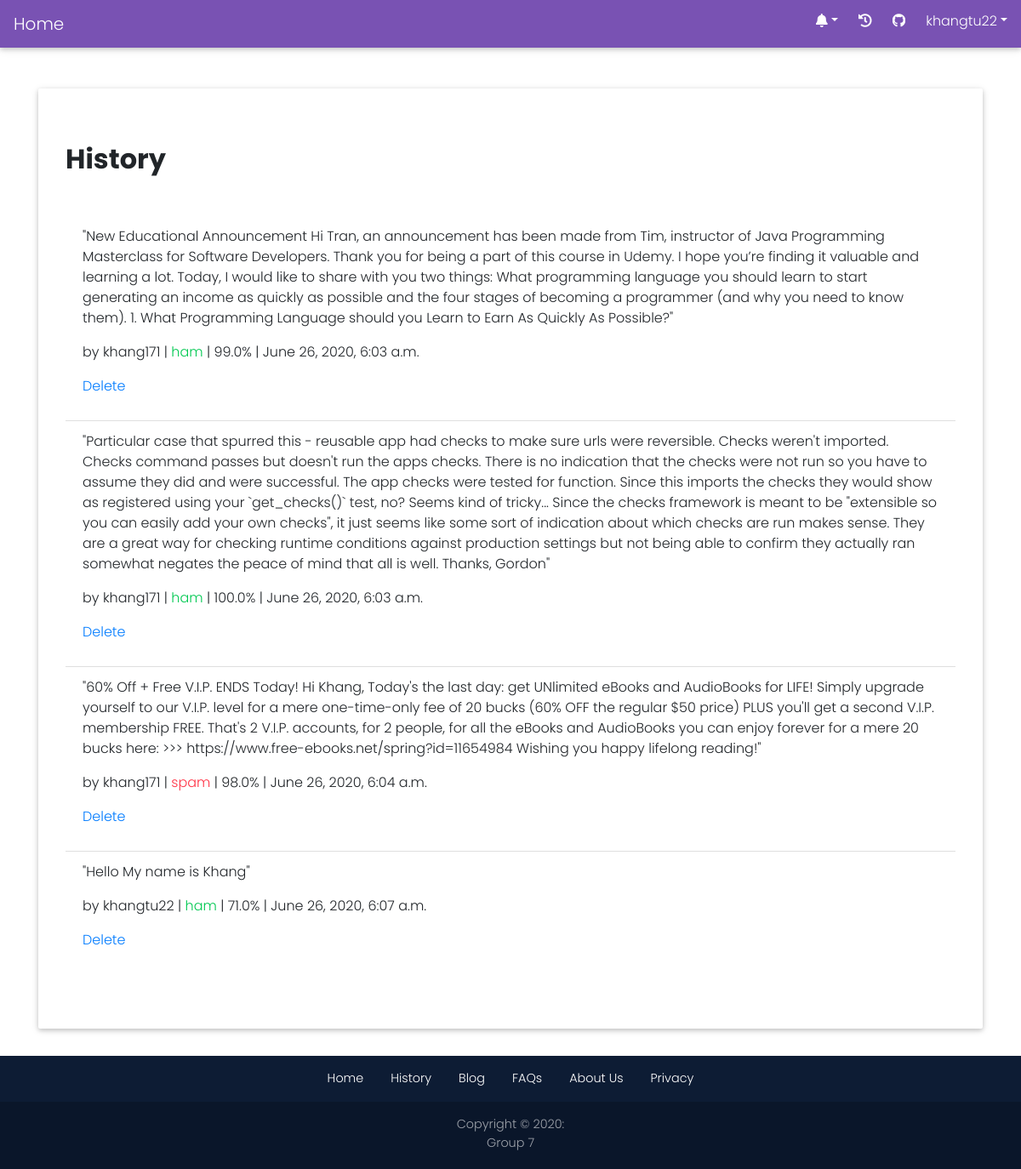
Screenshot of /history/ (signed in) with the database file from the repository.
### users/models.py (models this page shows)
class CustomUser(AbstractUser):
    objects = CustomUserManager()

### spam_email/models.py (models this page shows, shortened)
class Email(models.Model):
    content = models.TextField()
    result = models.CharField(max_length=100)
    accuracy = models.CharField(max_length=100)
    last_updated = models.DateTimeField(auto_now=True)
    author = models.ForeignKey(
        get_user_model(),
        on_delete=models.CASCADE,
        related_name='+',
        default='1',
    )

### spam_email/views.py (the view)
# urls.py: path('history/', HistoryView.as_view(), name='history'),
class HistoryView(LoginRequiredMixin, ListView):
    model = Email
    template_name = 'history.html'
    login_url = 'login'

### templates/history.html
{% extends 'base.html' %}
{% block content %}
    <div class="jumbotron mt-5">
        <h2 style="font-weight: bold">History</h2>
        <ul class="list-group list-group-flush mt-5">
            {% for email in object_list %}
          <li class="list-group-item">
            <p>"{{ email.content }}"</p>
              {% if email.result == "ham" %}
                  <p> by {{ email.author }} |<span class="text-success"> {{ email.result }} </span>| {{ email.accuracy }}% | {{ email.last_updated }}</p>
              {% elif email.result == "spam" %}
                  <p> by {{ email.author }} |<span class="text-danger"> {{ email.result }} </span>| {{ email.accuracy }}% | {{ email.last_updated }}</p>
              {% else %}
                  <p> by {{ email.author }} |<span class="text-warning"> {{ email.result }} </span>| {{ email.accuracy }}% | {{ email.last_updated }}</p>
              {% endif %}
              <p>
                <a href="{% url 'email_delete' email.pk %}" class="changelink">Delete</a>
              </p>
          </li>
            {% endfor %}
        </ul>
    </div>
{% endblock content %}

### templates/base/navbar.html (shortened to what this page needs)
{% load static %}
<!DOCTYPE html>
<html lang="en">
<head>
</head>
<body>
    <nav class="navbar navbar-expand-md navbar-dark navbar-fixed-top">
        <a class="navbar-brand" href="{% url 'home' %}">
            Home
        </a>
        <div class="collapse navbar-collapse" id="navbarCollapse">
            {% if user.is_authenticated %}
                <ul class="navbar-nav ml-auto">
                    <li class="nav-item mr-4" >
                        <div class="dropdown">
                          <a class="dropdown-toggle" style="color: white" type="button" id="dropdownMenu1" data-toggle="dropdown"
                            aria-haspopup="true" aria-expanded="false"><i class="fas fa-bell"></i></a>
                        </div>
                    </li>
                    <li class="nav-item mr-4">
                        <a href="{% url 'history' %}" data-toggle="tooltip" title="View History"><i class="fas fa-history" style="color:white"></i></a>
                    </li>
                     <li class="nav-item mr-4">
                        <a href="https://github.com/khangtu22/email-spam-classifier" data-toggle="tooltip" title="Go to project repository"><i class="fab fa-github" style="color:white"></i></a>
                    </li>
                    <li class="nav-item" style="color: white">
                        <div class="dropdown">
                          <a class="dropdown-toggle" type="button" id="dropdownMenu1" data-toggle="dropdown"
                            aria-haspopup="true" aria-expanded="false"> {{ user.username }}</a>
                        </div>
                    </li>
                </ul>
        {% else %}
             <form class="form-inline ml-auto">
                <a href="{% url 'login' %}" class="btn btn-outline-white btn-sm my-0 ">Log In  <i class="fas fa-sign-in-alt"></i> </a>
                <a href="{% url 'signup' %}" class="btn purple purple-gradient btn-sm ml-3">Sign up</a>
            </form>
        {% endif %}
        </div>
    </nav>
</body>
</html>

### static/assets/css/base.css (style rules this page uses)
body { font-family: 'Poppins',sans-serif; }

### templates/base/navbar.html (style rules this page uses)
.navbar { background-color: #7952b3; color: #000; font-family: 'Poppins',sans-serif; }

### rows the page displays
CustomUser: username "khangtu22"
Email: content "New Educational Announcement Hi Tran, an announcement has been made from Tim, instructor of Java Programming Masterclass for Software Developers. Thank you for being a part of this course in Udemy. I hope you’re finding it valuable and learning a lot. Today, I would like to share with you two things: What programming language you should learn to start generating an income as quickly as possible and the four stages of becoming a programmer (and why you need to know them). 1. What Programming Language should you Learn to Earn As Quickly As Possible?", author "khang171", result "ham", accuracy "99.0", last_updated "June 26, 2020, 6:03 a.m."
Email: content "Particular case that spurred this - reusable app had checks to make sure urls were reversible. Checks weren't imported. Checks command passes but doesn't run the apps checks. There is no indication that the checks were not run so you have to assume they did and were successful. The app checks were tested for function. Since this imports the checks they would show as registered using your `get_checks()` test, no? Seems kind of tricky... Since the checks framework is meant to be \"extensible so you can easily add your own checks\", it just seems like some sort of indication about which checks are run makes sense. They are a great way for checking runtime conditions against production settings…", author "khang171", result "ham", accuracy "100.0", last_updated "June 26, 2020, 6:03 a.m."
Email: content "60% Off + Free V.I.P. ENDS Today! Hi Khang, Today's the last day: get UNlimited eBooks and AudioBooks for LIFE! Simply upgrade yourself to our V.I.P. level for a mere one-time-only fee of 20 bucks (60% OFF the regular $50 price) PLUS you'll get a second V.I.P. membership FREE. That's 2 V.I.P. accounts, for 2 people, for all the eBooks and AudioBooks you can enjoy forever for a mere 20 bucks here: >>> https://www.free-ebooks.net/spring?id=11654984 Wishing you happy lifelong reading!", author "khang171", result "spam", accuracy "98.0", last_updated "June 26, 2020, 6:04 a.m."
Email: content "Hello My name is Khang", author "khangtu22", result "ham", accuracy "71.0", last_updated "June 26, 2020, 6:07 a.m."
